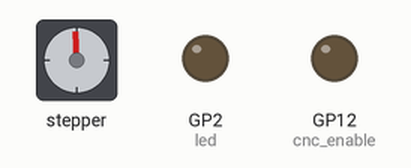
Recording of a program running on a simulated Raspberry Pi Pico running MicroPython. On the bench: stepper motor, output pins drawn as LEDs (lit = HIGH). The stepper is drawn at 200 steps a turn; pins used as bus, display or sensor lines are not drawn; what the program prints to the serial console is not drawn.

Above: at 0.15 s.
At 2.25 s:
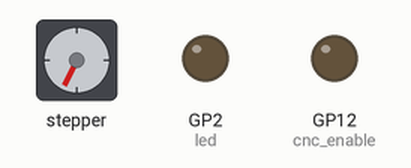
At 4.35 s:
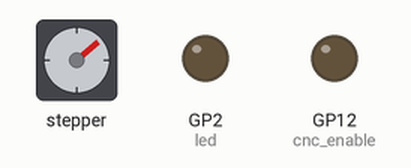
At 8.56 s:
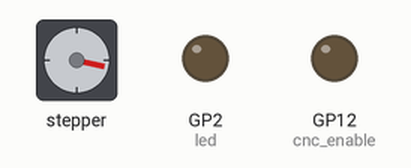
Timing chart, 0 to 8.4 s (numbered marks = the images above):
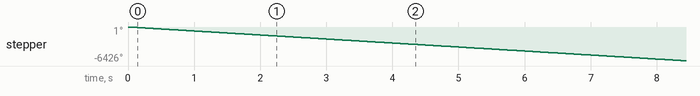

Measured:
- by itself, stepper: keeps turning counter-clockwise at about 758°/s

The program:

main.py
```python
import time
from machine import Pin

led = Pin(2, Pin.OUT, value=1)

cnc_enable = Pin(12, Pin.OUT, value=0)

y_dir = Pin(17, Pin.OUT, value=0)
y_step = Pin(25, Pin.OUT, value=1)

while True :
    y_step.value(not y_step.value())
    led.value(not led.value())
    print("步进...")
    time.sleep(0.001)
```
